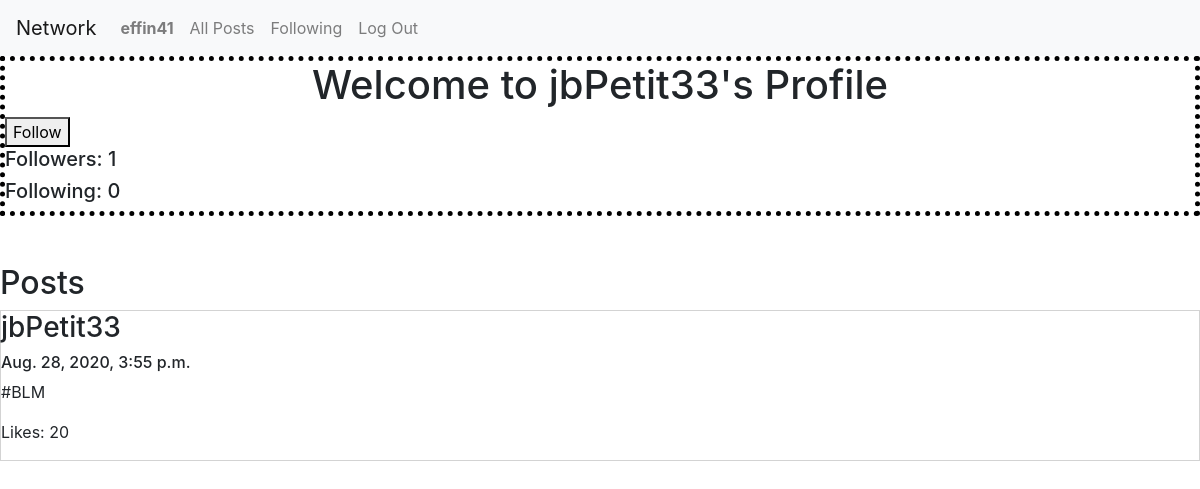
/profilePage/jbPetit33 (signed in), run on the app's committed database.
### network/models.py (models this page shows)
class User(AbstractUser):
    numFollowers = models.IntegerField(default = 0)
    numFollowing = models.IntegerField(default = 0)

class Post(models.Model):
    owner = models.ForeignKey(User, on_delete=models.CASCADE)
    content = models.CharField(max_length = 280)
    likes = models.IntegerField(default = 0)
    timestamp = models.DateTimeField()

### network/views.py (the view)
# urls.py: path("profilePage/<str:username>", views.profile_page, name="profile"),
def profile_page(request, username):
    user = User.objects.get(username = username)
    userID = user.id
    posts = Post.objects.filter(owner = userID)
    posts = posts.order_by("-timestamp").all()
    isFollowing = False
    newFollowForm = FollowForm(initial={'followingUser': request.user.id, 'followedUser': userID})
    if (request.user.is_authenticated):
        registeredUser = User.objects.get(username = request.user.username)
        registeredUserID = registeredUser.id
        if (Following.objects.filter(followingUser = registeredUserID, followedUser = userID).exists()):
            isFollowing = True
    context = {"profile": user, "posts": posts, "isFollowing": isFollowing, "form": newFollowForm}
    return render(request, "network/profile.html", context)

### network/templates/network/profile.html (shortened to what this page needs)
{% extends "network/layout.html" %}
{% block body %}
<div id="profile-info" style="border: 5px dotted black">
    <h1 style="text-align: center;">Welcome to {{ profile.username }}'s Profile</h1>
    {% if request.user.is_authenticated %}
        {% if profile.username != request.user.username %}
            {% if isFollowing == False %}
                <form action="{% url 'follow' profile.username %}" method="POST">
                    <button type="submit">Follow {{profile.user}}</button>
                </form>
            {% else %}
                <form action="{% url 'unfollow' profile.username %}" method="POST">
                    {% csrf_token %}
                    <button type="submit">Unfollow {{profile.user}}</button>
                </form>
            {% endif %}
        {% endif %}
    {% endif %}
    <h5>Followers: {{profile.numFollowers}}</h5>
    <h5>Following: {{profile.numFollowing}}</h5>
</div><br/><br/>
<h2>Posts</h2>
<div id="post-view">
    {% for post in posts %}
        <div style="border: 1px solid lightgray;">
            <h3>{{post.owner}}</h3>
            <h6>{{post.timestamp}}</h6>
            <p>{{post.content}}</p>
            <p>Likes: {{post.likes}}</p>
        </div>
    {% endfor %}
</div>
{% endblock %}

### network/templates/network/layout.html (shortened to what this page needs)
{% load static %}
<!DOCTYPE html>
<html lang="en">
    <head>
        <link rel="stylesheet" href="https://stackpath.bootstrapcdn.com/bootstrap/4.4.1/css/bootstrap.min.css">
        <link href="{% static 'network/styles.css' %}" rel="stylesheet">
    </head>
    <body>
        <nav class="navbar navbar-expand-lg navbar-light bg-light">
            <a class="navbar-brand" href="#">Network</a>
            <div>
              <ul class="navbar-nav mr-auto">
                {% if user.is_authenticated %}
                    <li class="nav-item">
                        <a class="nav-link" href="{% url 'profile' user.username %}"><strong>{{ user.username }}</strong></a>
                    </li>
                {% endif %}
                <li class="nav-item">
                  <a class="nav-link" href="{% url 'index' %}">All Posts</a>
                </li>
                {% if user.is_authenticated %}
                    <li class="nav-item">
                        <a class="nav-link" href="{% url 'following' %}">Following</a>
                    </li>
                    <li class="nav-item">
                        <a class="nav-link" href="{% url 'logout' %}">Log Out</a>
                    </li>
                {% endif %}
              </ul>
            </div>
          </nav>
        <div class="body">
            {% block body %}
            {% endblock %}
        </div>
    </body>
</html>

### data on the page
User: username "effin41"
User: username "jbPetit33", numFollowers "1", numFollowing "0"
Post: owner "jbPetit33", timestamp "Aug. 28, 2020, 3:55 p.m.", content "#BLM", likes "20"
